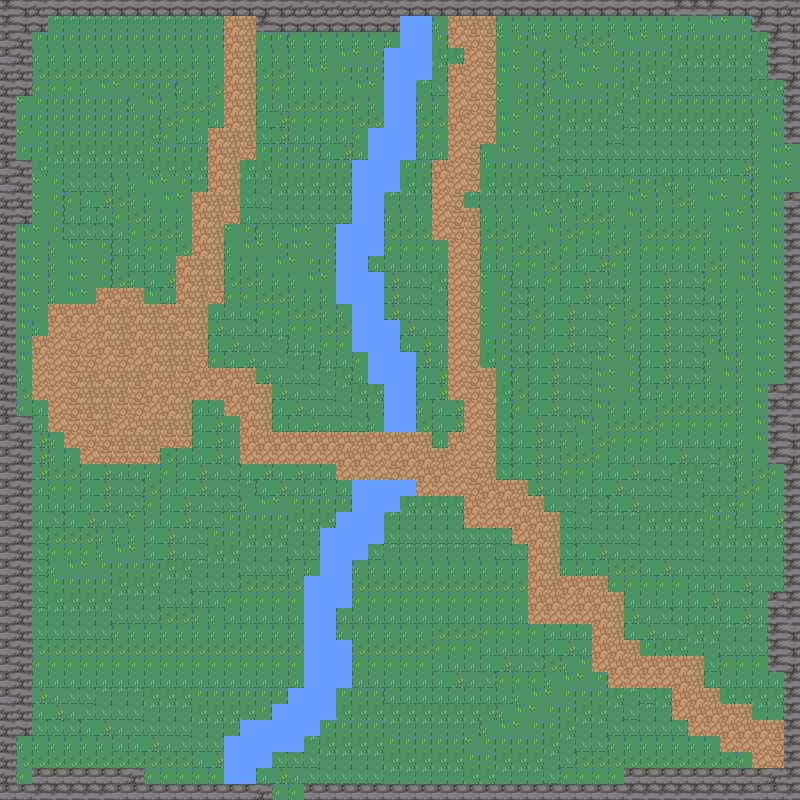

This is a level from a 2D game, rendered from its Tiled map with the project's own tilesets. A one-line summary and the map file follow, with tile-layer data summarised:
An orthogonal 50x50 tile map with 16x16 px tiles, 4 tile layers (background, walls, water, path) and 1 object (player).

<map version="1.10" tiledversion="1.10.2" orientation="orthogonal" renderorder="right-down" width="50" height="50" tilewidth="16" tileheight="16" infinite="0" nextlayerid="6" nextobjectid="7">
 <tileset firstgid="1" source="nature.tsx" />
 <layer id="1" name="background" width="50" height="50">
  <data>[2500 cells, 2500 non-empty, 12 distinct tile ids]</data>
 </layer>
 <layer id="2" name="walls" width="50" height="50">
  <data>[2500 cells, 262 non-empty, 4 distinct tile ids]</data>
 </layer>
 <layer id="3" name="water" width="50" height="50">
  <data>[2500 cells, 133 non-empty, 4 distinct tile ids]</data>
 </layer>
 <layer id="4" name="path" width="50" height="50">
  <data>[2500 cells, 339 non-empty, 4 distinct tile ids]</data>
 </layer>
 <objectgroup id="5" name="objects">
  <object id="6" name="player" x="127.667" y="429.333">
   <point />
  </object>
 </objectgroup>
</map>
